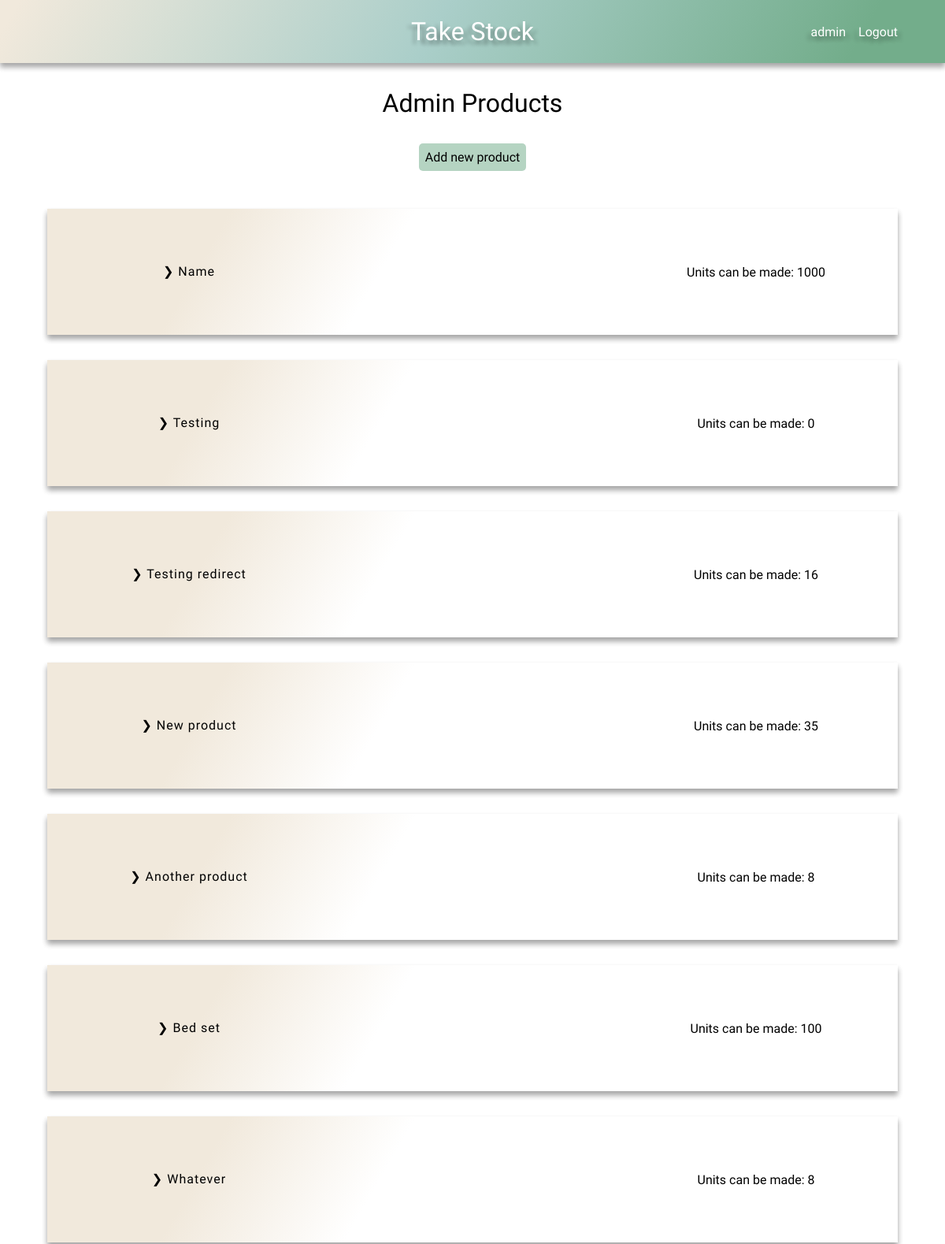
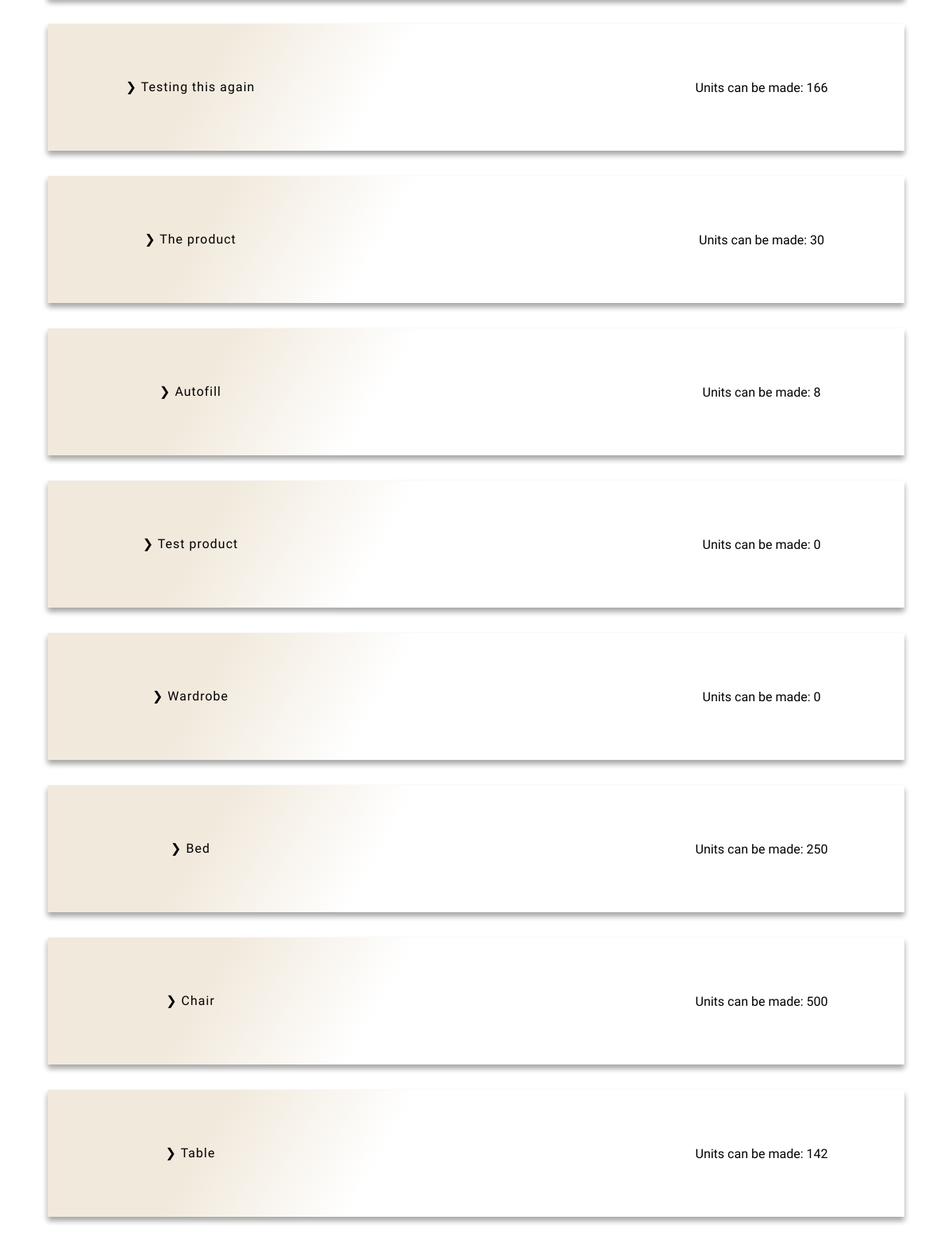
The app's page /products/ (signed in), older data (2 pictures, top to bottom).
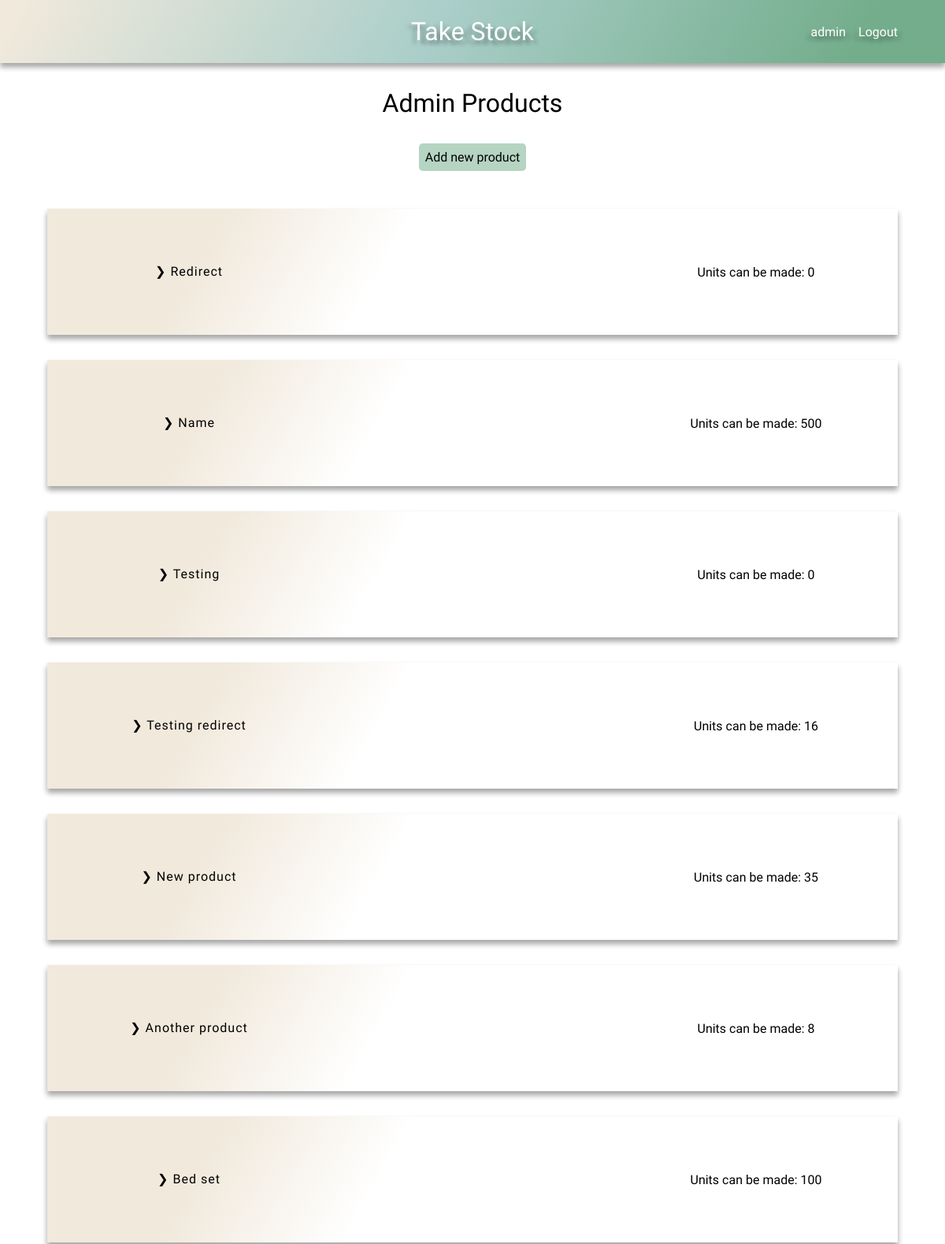
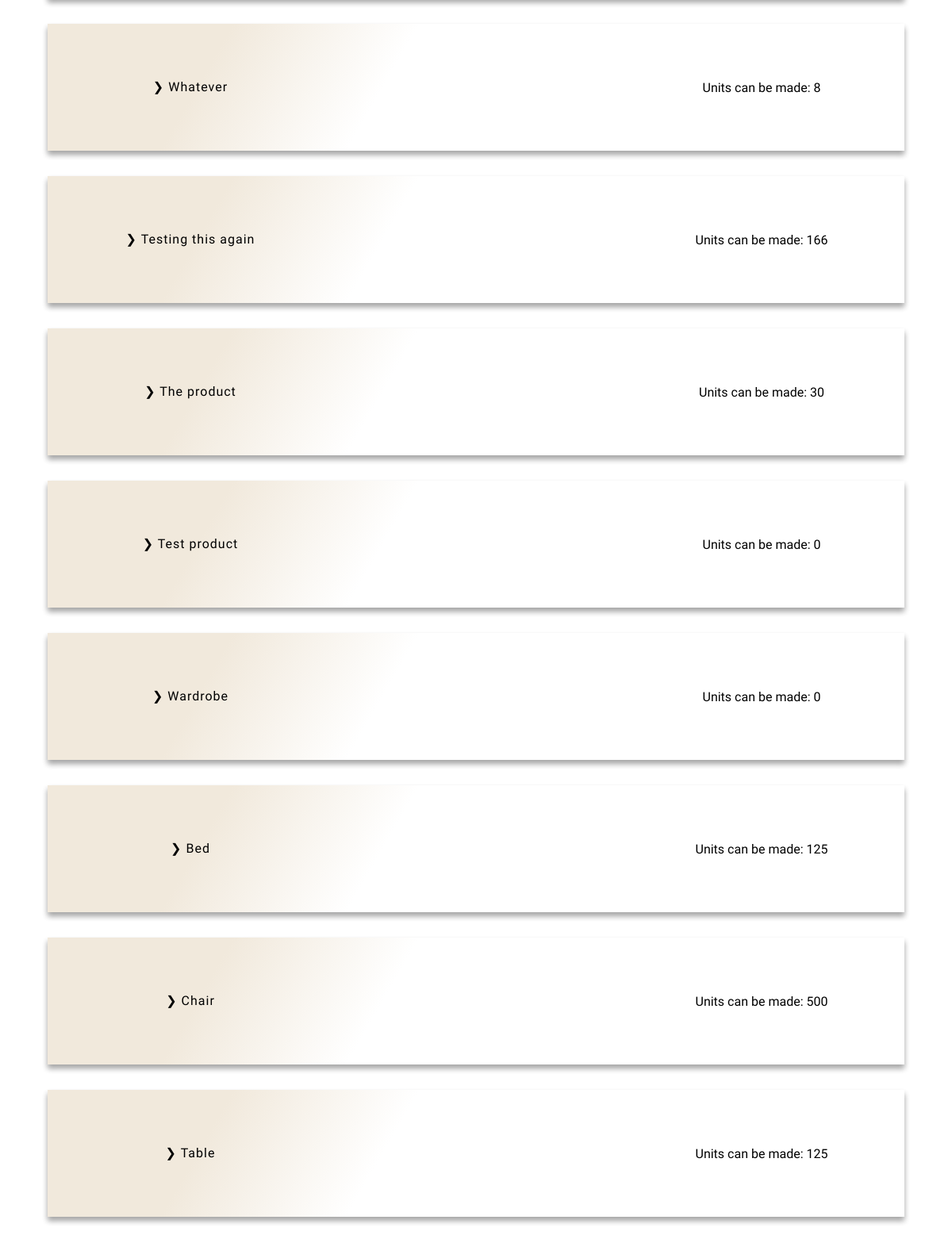
The same page, newer data (2 pictures, top to bottom).
### stock/models.py (models this page shows)
class Product(models.Model):
    name = models.CharField(max_length=100)
    stock_parts = models.ManyToManyField(Stock)
    company = models.ForeignKey(User, on_delete=models.CASCADE, default=1)
    def __str__(self):
        return f'{self.name}'

### stock/views.py (the view)
# urls.py: path('products/', product_page, name='products'),
def product_page(request):
    default_user = request.user
    products = Product.objects.filter(company=default_user)
    number_to_be_made = {}
    for product in products:
        parts = Parts.objects.filter(
            product_part_belongs_to=product.id
            )
        units = {}
        amount = []
        total_units_to_be_made = {}
        for i in parts:
            units_to_make = (i.item.number_in_stock / i.number_required)
            units_to_make = math.floor(units_to_make)
            units[i.product_part_belongs_to] = units_to_make
            amount.append(units_to_make)
        amount.sort()
        amount = amount[:1]
        if len(amount) == 0 or amount[0] == 0:
            total_units_to_be_made = 0
        else:
            for num in amount:
                int(num)
                total_units_to_be_made = num
        number_to_be_made[product.id] = total_units_to_be_made
    context = {
        'products': products,
        'number_to_be_made': number_to_be_made,
        'default_user': default_user
    }
    return render(request, 'products.html', context)

### stock/context_processors.py (called while the page is built)
def base(request):
    default_user = request.user
    return ({'default_user': default_user})

### stock/templates/products.html
{% extends 'base.html' %}
{% load static %}
{% block head %}
    <link rel="stylesheet" href="{% static 'css/product.css' %}">
    <link rel="stylesheet" href="{% static 'css/style.css' %}">
{% endblock %}
{% block content %}
    <h1>{{ default_user|title }} Products</h1>
    <div class="add-new btn btn-submit btn-hover">
        <a href="{% url 'add_new_product' %}">Add new product</a>
    </div>
    {% if not products %}
        <h2 class="center">You don't have any products yet!</h2>
    {% else %}
        <div class="product-container">
            {% for product in products %}
                <div class="product-row">
                    <div class="product">
                        <a href="{% url 'product-detail' product.id %}">❯ {{ product }}</a>
                    </div>
                    <div class="orders">
                    </div>
                    <div class="unit-number">
                        {% for key, value in number_to_be_made.items %}
                            {% if product.id == key %}
                                Units can be made: {{ value }}
                            {% endif %}
                        {% endfor %}
                    </div>
                </div>
            {% endfor %}
        </div>
    {% endif %}
{% endblock %}

Row changes from the older to the newer data that the page shows:
removed Product: name "Autofill", number_to_be_made "8"
added Product: name "Redirect", number_to_be_made "0"
Text that changed along with them:
new list line: "Units can be made: 125"
new list line: "Units can be made: 500"
list line gone: "Units can be made: 142"
list line gone: "Units can be made: 250"
list line gone: "Units can be made: 1000"
